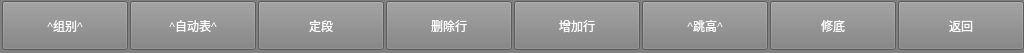
<?xml version="1.0" encoding="UTF-8"?>
<ui version="4.0">
 <class>seconlevel_f4</class>
 <widget class="QWidget" name="seconlevel_f4">
  <property name="geometry">
   <rect>
    <x>0</x>
    <y>0</y>
    <width>1024</width>
    <height>53</height>
   </rect>
  </property>
  <property name="palette">
   <palette>
    <active>
     <colorrole role="WindowText">
      <brush brushstyle="SolidPattern">
       <color alpha="255">
        <red>255</red>
        <green>255</green>
        <blue>255</blue>
       </color>
      </brush>
     </colorrole>
     <colorrole role="Button">
      <brush brushstyle="SolidPattern">
       <color alpha="255">
        <red>128</red>
        <green>128</green>
        <blue>128</blue>
       </color>
      </brush>
     </colorrole>
     <colorrole role="Light">
      <brush brushstyle="SolidPattern">
       <color alpha="255">
        <red>192</red>
        <green>192</green>
        <blue>192</blue>
       </color>
      </brush>
     </colorrole>
     <colorrole role="Midlight">
      <brush brushstyle="SolidPattern">
       <color alpha="255">
        <red>160</red>
        <green>160</green>
        <blue>160</blue>
       </color>
      </brush>
     </colorrole>
     <colorrole role="Dark">
      <brush brushstyle="SolidPattern">
       <color alpha="255">
        <red>64</red>
        <green>64</green>
        <blue>64</blue>
       </color>
      </brush>
     </colorrole>
     <colorrole role="Mid">
      <brush brushstyle="SolidPattern">
       <color alpha="255">
        <red>85</red>
        <green>85</green>
        <blue>85</blue>
       </color>
      </brush>
     </colorrole>
     <colorrole role="Text">
      <brush brushstyle="SolidPattern">
       <color alpha="255">
        <red>255</red>
        <green>255</green>
        <blue>255</blue>
       </color>
      </brush>
     </colorrole>
     <colorrole role="BrightText">
      <brush brushstyle="SolidPattern">
       <color alpha="255">
        <red>255</red>
        <green>255</green>
        <blue>255</blue>
       </color>
      </brush>
     </colorrole>
     <colorrole role="ButtonText">
      <brush brushstyle="SolidPattern">
       <color alpha="255">
        <red>255</red>
        <green>255</green>
        <blue>255</blue>
       </color>
      </brush>
     </colorrole>
     <colorrole role="Base">
      <brush brushstyle="SolidPattern">
       <color alpha="255">
        <red>0</red>
        <green>0</green>
        <blue>0</blue>
       </color>
      </brush>
     </colorrole>
     <colorrole role="Window">
      <brush brushstyle="SolidPattern">
       <color alpha="255">
        <red>128</red>
        <green>128</green>
        <blue>128</blue>
       </color>
      </brush>
     </colorrole>
     <colorrole role="Shadow">
      <brush brushstyle="SolidPattern">
       <color alpha="255">
        <red>0</red>
        <green>0</green>
        <blue>0</blue>
       </color>
      </brush>
     </colorrole>
     <colorrole role="AlternateBase">
      <brush brushstyle="SolidPattern">
       <color alpha="255">
        <red>64</red>
        <green>64</green>
        <blue>64</blue>
       </color>
      </brush>
     </colorrole>
     <colorrole role="ToolTipBase">
      <brush brushstyle="SolidPattern">
       <color alpha="255">
        <red>255</red>
        <green>255</green>
        <blue>220</blue>
       </color>
      </brush>
     </colorrole>
     <colorrole role="ToolTipText">
      <brush brushstyle="SolidPattern">
       <color alpha="255">
        <red>0</red>
        <green>0</green>
        <blue>0</blue>
       </color>
      </brush>
     </colorrole>
    </active>
    <inactive>
     <colorrole role="WindowText">
      <brush brushstyle="SolidPattern">
       <color alpha="255">
        <red>255</red>
        <green>255</green>
        <blue>255</blue>
       </color>
      </brush>
     </colorrole>
     <colorrole role="Button">
      <brush brushstyle="SolidPattern">
       <color alpha="255">
        <red>128</red>
        <green>128</green>
        <blue>128</blue>
       </color>
      </brush>
     </colorrole>
     <colorrole role="Light">
      <brush brushstyle="SolidPattern">
       <color alpha="255">
        <red>192</red>
        <green>192</green>
        <blue>192</blue>
       </color>
      </brush>
     </colorrole>
     <colorrole role="Midlight">
      <brush brushstyle="SolidPattern">
       <color alpha="255">
        <red>160</red>
        <green>160</green>
        <blue>160</blue>
       </color>
      </brush>
     </colorrole>
     <colorrole role="Dark">
      <brush brushstyle="SolidPattern">
       <color alpha="255">
        <red>64</red>
        <green>64</green>
        <blue>64</blue>
       </color>
      </brush>
     </colorrole>
     <colorrole role="Mid">
      <brush brushstyle="SolidPattern">
       <color alpha="255">
        <red>85</red>
        <green>85</green>
        <blue>85</blue>
       </color>
      </brush>
     </colorrole>
     <colorrole role="Text">
      <brush brushstyle="SolidPattern">
       <color alpha="255">
        <red>255</red>
        <green>255</green>
        <blue>255</blue>
       </color>
      </brush>
     </colorrole>
     <colorrole role="BrightText">
      <brush brushstyle="SolidPattern">
       <color alpha="255">
        <red>255</red>
        <green>255</green>
        <blue>255</blue>
       </color>
      </brush>
     </colorrole>
     <colorrole role="ButtonText">
      <brush brushstyle="SolidPattern">
       <color alpha="255">
        <red>255</red>
        <green>255</green>
        <blue>255</blue>
       </color>
      </brush>
     </colorrole>
     <colorrole role="Base">
      <brush brushstyle="SolidPattern">
       <color alpha="255">
        <red>0</red>
        <green>0</green>
        <blue>0</blue>
       </color>
      </brush>
     </colorrole>
     <colorrole role="Window">
      <brush brushstyle="SolidPattern">
       <color alpha="255">
        <red>128</red>
        <green>128</green>
        <blue>128</blue>
       </color>
      </brush>
     </colorrole>
     <colorrole role="Shadow">
      <brush brushstyle="SolidPattern">
       <color alpha="255">
        <red>0</red>
        <green>0</green>
        <blue>0</blue>
       </color>
      </brush>
     </colorrole>
     <colorrole role="AlternateBase">
      <brush brushstyle="SolidPattern">
       <color alpha="255">
        <red>64</red>
        <green>64</green>
        <blue>64</blue>
       </color>
      </brush>
     </colorrole>
     <colorrole role="ToolTipBase">
      <brush brushstyle="SolidPattern">
       <color alpha="255">
        <red>255</red>
        <green>255</green>
        <blue>220</blue>
       </color>
      </brush>
     </colorrole>
     <colorrole role="ToolTipText">
      <brush brushstyle="SolidPattern">
       <color alpha="255">
        <red>0</red>
        <green>0</green>
        <blue>0</blue>
       </color>
      </brush>
     </colorrole>
    </inactive>
    <disabled>
     <colorrole role="WindowText">
      <brush brushstyle="SolidPattern">
       <color alpha="255">
        <red>64</red>
        <green>64</green>
        <blue>64</blue>
       </color>
      </brush>
     </colorrole>
     <colorrole role="Button">
      <brush brushstyle="SolidPattern">
       <color alpha="255">
        <red>128</red>
        <green>128</green>
        <blue>128</blue>
       </color>
      </brush>
     </colorrole>
     <colorrole role="Light">
      <brush brushstyle="SolidPattern">
       <color alpha="255">
        <red>192</red>
        <green>192</green>
        <blue>192</blue>
       </color>
      </brush>
     </colorrole>
     <colorrole role="Midlight">
      <brush brushstyle="SolidPattern">
       <color alpha="255">
        <red>160</red>
        <green>160</green>
        <blue>160</blue>
       </color>
      </brush>
     </colorrole>
     <colorrole role="Dark">
      <brush brushstyle="SolidPattern">
       <color alpha="255">
        <red>64</red>
        <green>64</green>
        <blue>64</blue>
       </color>
      </brush>
     </colorrole>
     <colorrole role="Mid">
      <brush brushstyle="SolidPattern">
       <color alpha="255">
        <red>85</red>
        <green>85</green>
        <blue>85</blue>
       </color>
      </brush>
     </colorrole>
     <colorrole role="Text">
      <brush brushstyle="SolidPattern">
       <color alpha="255">
        <red>64</red>
        <green>64</green>
        <blue>64</blue>
       </color>
      </brush>
     </colorrole>
     <colorrole role="BrightText">
      <brush brushstyle="SolidPattern">
       <color alpha="255">
        <red>255</red>
        <green>255</green>
        <blue>255</blue>
       </color>
      </brush>
     </colorrole>
     <colorrole role="ButtonText">
      <brush brushstyle="SolidPattern">
       <color alpha="255">
        <red>64</red>
        <green>64</green>
        <blue>64</blue>
       </color>
      </brush>
     </colorrole>
     <colorrole role="Base">
      <brush brushstyle="SolidPattern">
       <color alpha="255">
        <red>128</red>
        <green>128</green>
        <blue>128</blue>
       </color>
      </brush>
     </colorrole>
     <colorrole role="Window">
      <brush brushstyle="SolidPattern">
       <color alpha="255">
        <red>128</red>
        <green>128</green>
        <blue>128</blue>
       </color>
      </brush>
     </colorrole>
     <colorrole role="Shadow">
      <brush brushstyle="SolidPattern">
       <color alpha="255">
        <red>0</red>
        <green>0</green>
        <blue>0</blue>
       </color>
      </brush>
     </colorrole>
     <colorrole role="AlternateBase">
      <brush brushstyle="SolidPattern">
       <color alpha="255">
        <red>128</red>
        <green>128</green>
        <blue>128</blue>
       </color>
      </brush>
     </colorrole>
     <colorrole role="ToolTipBase">
      <brush brushstyle="SolidPattern">
       <color alpha="255">
        <red>255</red>
        <green>255</green>
        <blue>220</blue>
       </color>
      </brush>
     </colorrole>
     <colorrole role="ToolTipText">
      <brush brushstyle="SolidPattern">
       <color alpha="255">
        <red>0</red>
        <green>0</green>
        <blue>0</blue>
       </color>
      </brush>
     </colorrole>
    </disabled>
   </palette>
  </property>
  <property name="windowTitle">
   <string>Form</string>
  </property>
  <property name="autoFillBackground">
   <bool>true</bool>
  </property>
  <widget class="QWidget" name="horizontalLayoutWidget">
   <property name="geometry">
    <rect>
     <x>0</x>
     <y>0</y>
     <width>1031</width>
     <height>51</height>
    </rect>
   </property>
   <layout class="QHBoxLayout" name="horizontalLayout">
    <property name="spacing">
     <number>2</number>
    </property>
    <property name="leftMargin">
     <number>2</number>
    </property>
    <property name="topMargin">
     <number>1</number>
    </property>
    <property name="rightMargin">
     <number>3</number>
    </property>
    <property name="bottomMargin">
     <number>1</number>
    </property>
    <item>
     <widget class="QPushButton" name="pushButton_F1">
      <property name="sizePolicy">
       <sizepolicy hsizetype="Preferred" vsizetype="Preferred">
        <horstretch>0</horstretch>
        <verstretch>0</verstretch>
       </sizepolicy>
      </property>
      <property name="minimumSize">
       <size>
        <width>126</width>
        <height>0</height>
       </size>
      </property>
      <property name="focusPolicy">
       <enum>Qt::NoFocus</enum>
      </property>
      <property name="text">
       <string>^组别^</string>
      </property>
     </widget>
    </item>
    <item>
     <widget class="QPushButton" name="pushButton_F2">
      <property name="sizePolicy">
       <sizepolicy hsizetype="Preferred" vsizetype="Preferred">
        <horstretch>0</horstretch>
        <verstretch>0</verstretch>
       </sizepolicy>
      </property>
      <property name="minimumSize">
       <size>
        <width>126</width>
        <height>0</height>
       </size>
      </property>
      <property name="focusPolicy">
       <enum>Qt::NoFocus</enum>
      </property>
      <property name="text">
       <string>^自动表^</string>
      </property>
     </widget>
    </item>
    <item>
     <widget class="QPushButton" name="pushButton_F3">
      <property name="sizePolicy">
       <sizepolicy hsizetype="Preferred" vsizetype="Preferred">
        <horstretch>0</horstretch>
        <verstretch>0</verstretch>
       </sizepolicy>
      </property>
      <property name="minimumSize">
       <size>
        <width>126</width>
        <height>0</height>
       </size>
      </property>
      <property name="focusPolicy">
       <enum>Qt::NoFocus</enum>
      </property>
      <property name="text">
       <string>定段</string>
      </property>
     </widget>
    </item>
    <item>
     <widget class="QPushButton" name="pushButton_F4">
      <property name="sizePolicy">
       <sizepolicy hsizetype="Preferred" vsizetype="Preferred">
        <horstretch>0</horstretch>
        <verstretch>0</verstretch>
       </sizepolicy>
      </property>
      <property name="minimumSize">
       <size>
        <width>126</width>
        <height>0</height>
       </size>
      </property>
      <property name="focusPolicy">
       <enum>Qt::NoFocus</enum>
      </property>
      <property name="text">
       <string>删除行</string>
      </property>
     </widget>
    </item>
    <item>
     <widget class="QPushButton" name="pushButton_F5">
      <property name="sizePolicy">
       <sizepolicy hsizetype="Preferred" vsizetype="Preferred">
        <horstretch>0</horstretch>
        <verstretch>0</verstretch>
       </sizepolicy>
      </property>
      <property name="minimumSize">
       <size>
        <width>126</width>
        <height>0</height>
       </size>
      </property>
      <property name="focusPolicy">
       <enum>Qt::NoFocus</enum>
      </property>
      <property name="text">
       <string>增加行</string>
      </property>
     </widget>
    </item>
    <item>
     <widget class="QPushButton" name="pushButton_F6">
      <property name="sizePolicy">
       <sizepolicy hsizetype="Preferred" vsizetype="Preferred">
        <horstretch>0</horstretch>
        <verstretch>0</verstretch>
       </sizepolicy>
      </property>
      <property name="minimumSize">
       <size>
        <width>126</width>
        <height>0</height>
       </size>
      </property>
      <property name="focusPolicy">
       <enum>Qt::NoFocus</enum>
      </property>
      <property name="text">
       <string>^跳高^</string>
      </property>
     </widget>
    </item>
    <item>
     <widget class="QPushButton" name="pushButton_F7">
      <property name="sizePolicy">
       <sizepolicy hsizetype="Preferred" vsizetype="Preferred">
        <horstretch>0</horstretch>
        <verstretch>0</verstretch>
       </sizepolicy>
      </property>
      <property name="minimumSize">
       <size>
        <width>126</width>
        <height>0</height>
       </size>
      </property>
      <property name="focusPolicy">
       <enum>Qt::NoFocus</enum>
      </property>
      <property name="text">
       <string>修底</string>
      </property>
     </widget>
    </item>
    <item>
     <widget class="QPushButton" name="pushButton_F8">
      <property name="sizePolicy">
       <sizepolicy hsizetype="Preferred" vsizetype="Preferred">
        <horstretch>0</horstretch>
        <verstretch>0</verstretch>
       </sizepolicy>
      </property>
      <property name="minimumSize">
       <size>
        <width>126</width>
        <height>0</height>
       </size>
      </property>
      <property name="focusPolicy">
       <enum>Qt::NoFocus</enum>
      </property>
      <property name="text">
       <string>返回</string>
      </property>
     </widget>
    </item>
    <item>
     <spacer name="horizontalSpacer">
      <property name="orientation">
       <enum>Qt::Horizontal</enum>
      </property>
      <property name="sizeHint" stdset="0">
       <size>
        <width>40</width>
        <height>20</height>
       </size>
      </property>
     </spacer>
    </item>
   </layout>
  </widget>
 </widget>
 <resources/>
 <connections/>
</ui>
